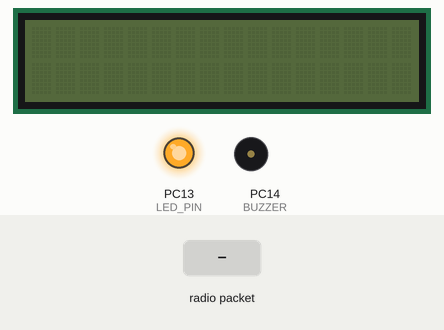
This sketch was run on a simulated STM32 Black Pill. Shown: 16×2 character LCD, output pins drawn as LEDs (lit = HIGH), buzzer (waves = sounding, pin HIGH). Inputs (shaded band) come from the test bench. No radio packets arrive unless stated.

Above: at 0.1 s.
At 2.2 s:
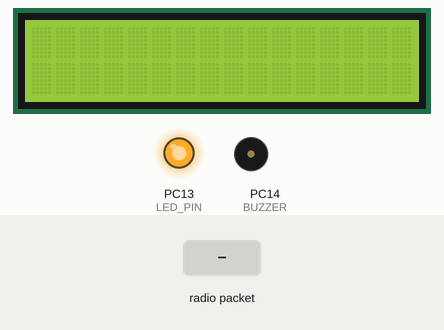
2.3 s: radio packet "Accident Detected" arrives
At 3.6 s:
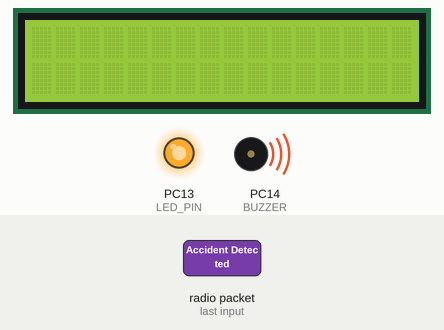
Timing chart, 0 to 12.8 s (numbered marks = the images above; inputs shaded):
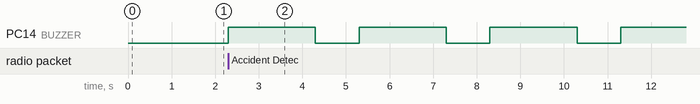

The sketch:

receiver.ino
```cpp
#include <SPI.h>
#include <RF24.h>
#include <Wire.h>
#include <LiquidCrystal_I2C.h>

#define BUZZER PC14
#define CE_PIN PB0
#define CSN_PIN PB1
#define LED_PIN PC13   // Inbuilt LED (Black Pill)

RF24 radio(CE_PIN, CSN_PIN);
LiquidCrystal_I2C lcd(0x27, 16, 2);

HardwareSerial Serial2(PA3, PA2);

const byte address[6] = "00001";

bool accidentDetected = false;

void setup()
{


  pinMode(BUZZER, OUTPUT);
  digitalWrite(BUZZER, LOW);

  pinMode(LED_PIN, OUTPUT);
  digitalWrite(LED_PIN, HIGH); // LED OFF (active LOW)

  Serial2.begin(9600);
  delay(1000);

  lcd.init();
  lcd.backlight();
  lcd.clear(); // Keep LCD blank initially

  if (!radio.begin())
  {
    Serial2.println("NRF not detected");
    while (1);
  }

  Serial2.println("NRF detected");

  radio.openReadingPipe(0, address);
  radio.setPALevel(RF24_PA_LOW);
  radio.setDataRate(RF24_1MBPS);
  radio.setChannel(108);
  radio.setAutoAck(false);
  radio.startListening();
}

void loop()
{
  if (!accidentDetected)
  {
    if (radio.available())
    {
      char text[32] = {0};
      radio.read(&text, sizeof(text));

      Serial2.print("Received: ");
      Serial2.println(text);

      // Check for accident message
      if (strcmp(text, "Accident Detected") == 0)
      {
        accidentDetected = true;

        // Display on LCD
        // lcd.clear();
        // lcd.setCursor(0, 0);
        // lcd.print("ACCIDENT ALERT");
        // lcd.setCursor(0, 1);
        // lcd.print("HELP NEEDED!");

         digitalWrite(BUZZER, HIGH);
      delay(2000);
      digitalWrite(BUZZER, LOW);

delay(1000);
       digitalWrite(BUZZER, HIGH);
      delay(2000);
      digitalWrite(BUZZER, LOW);
delay(1000);
       digitalWrite(BUZZER, HIGH);
      delay(2000);
      digitalWrite(BUZZER, LOW);
delay(1000);
       digitalWrite(BUZZER, HIGH);
      delay(2000);
      digitalWrite(BUZZER, LOW);
      }
    }
  }


}
```

Measured:
- after the input at 2.3 s, PC14 (BUZZER): alternates HIGH for 2.0 s and LOW for 1.0 s, starting at once
